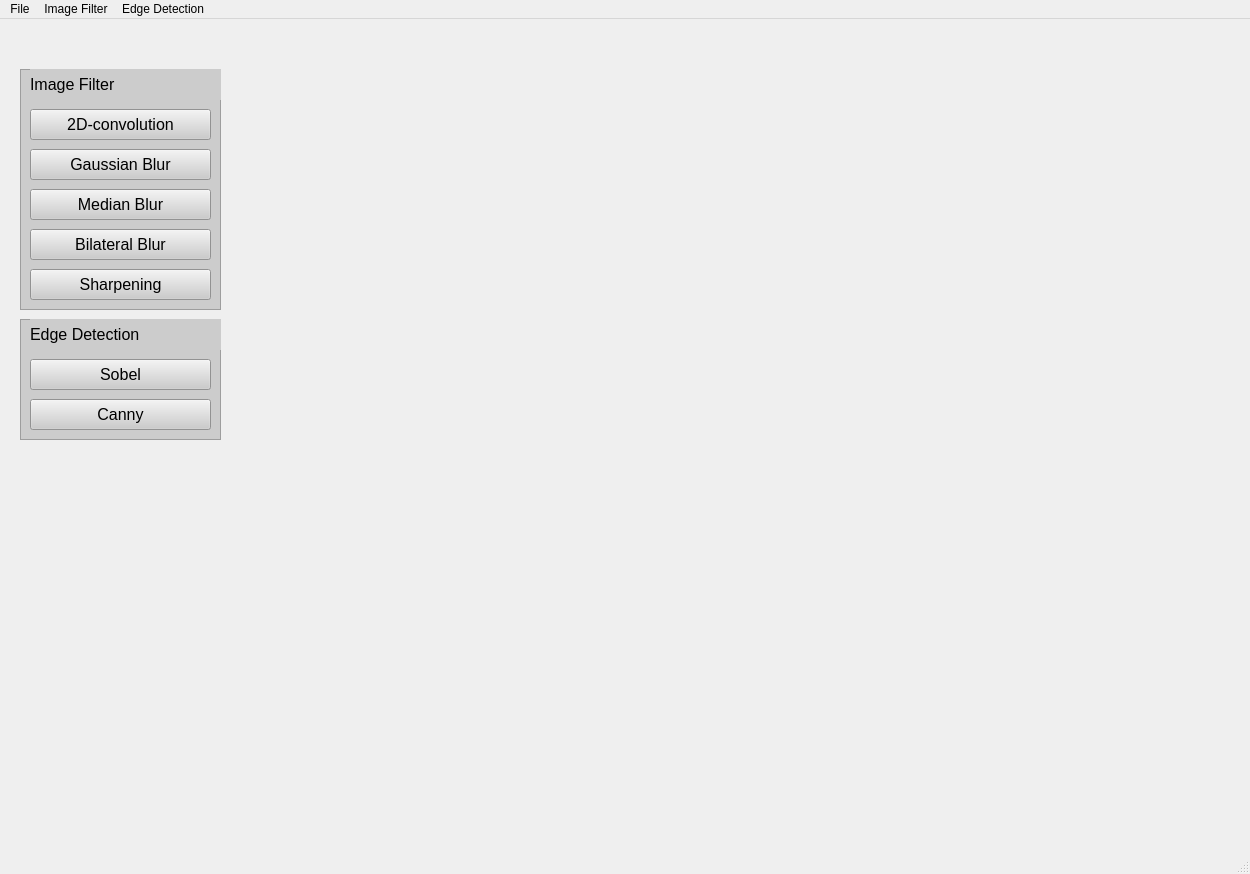
<?xml version="1.0" encoding="UTF-8"?>
<ui version="4.0">
 <class>MainWindow</class>
 <widget class="QMainWindow" name="MainWindow">
  <property name="geometry">
   <rect>
    <x>0</x>
    <y>0</y>
    <width>1250</width>
    <height>874</height>
   </rect>
  </property>
  <property name="acceptDrops">
   <bool>false</bool>
  </property>
  <property name="windowTitle">
   <string>MainWindow</string>
  </property>
  <widget class="QWidget" name="centralwidget">
   <widget class="QLabel" name="image">
    <property name="geometry">
     <rect>
      <x>240</x>
      <y>50</y>
      <width>900</width>
      <height>700</height>
     </rect>
    </property>
    <property name="autoFillBackground">
     <bool>false</bool>
    </property>
    <property name="styleSheet">
     <string notr="true"/>
    </property>
    <property name="text">
     <string/>
    </property>
    <property name="alignment">
     <set>Qt::AlignCenter</set>
    </property>
   </widget>
   <widget class="QFrame" name="frame">
    <property name="geometry">
     <rect>
      <x>20</x>
      <y>50</y>
      <width>201</width>
      <height>241</height>
     </rect>
    </property>
    <property name="styleSheet">
     <string notr="true">background-color: rgb(204, 204, 204);</string>
    </property>
    <property name="frameShape">
     <enum>QFrame::StyledPanel</enum>
    </property>
    <property name="frameShadow">
     <enum>QFrame::Raised</enum>
    </property>
    <widget class="QLabel" name="label">
     <property name="geometry">
      <rect>
       <x>10</x>
       <y>0</y>
       <width>191</width>
       <height>31</height>
      </rect>
     </property>
     <property name="font">
      <font>
       <pointsize>12</pointsize>
      </font>
     </property>
     <property name="text">
      <string>Image Filter</string>
     </property>
    </widget>
    <widget class="QPushButton" name="kernel_convolution_btn">
     <property name="geometry">
      <rect>
       <x>10</x>
       <y>40</y>
       <width>181</width>
       <height>31</height>
      </rect>
     </property>
     <property name="font">
      <font>
       <pointsize>12</pointsize>
      </font>
     </property>
     <property name="text">
      <string>2D-convolution</string>
     </property>
    </widget>
    <widget class="QPushButton" name="gaussian_btn">
     <property name="geometry">
      <rect>
       <x>10</x>
       <y>80</y>
       <width>181</width>
       <height>31</height>
      </rect>
     </property>
     <property name="font">
      <font>
       <pointsize>12</pointsize>
      </font>
     </property>
     <property name="text">
      <string>Gaussian Blur</string>
     </property>
    </widget>
    <widget class="QPushButton" name="median_btn">
     <property name="geometry">
      <rect>
       <x>10</x>
       <y>120</y>
       <width>181</width>
       <height>31</height>
      </rect>
     </property>
     <property name="font">
      <font>
       <pointsize>12</pointsize>
      </font>
     </property>
     <property name="text">
      <string>Median Blur</string>
     </property>
    </widget>
    <widget class="QPushButton" name="bilateral_btn">
     <property name="geometry">
      <rect>
       <x>10</x>
       <y>160</y>
       <width>181</width>
       <height>31</height>
      </rect>
     </property>
     <property name="font">
      <font>
       <pointsize>12</pointsize>
      </font>
     </property>
     <property name="text">
      <string>Bilateral Blur</string>
     </property>
    </widget>
    <widget class="QPushButton" name="sharpen_btn">
     <property name="geometry">
      <rect>
       <x>10</x>
       <y>200</y>
       <width>181</width>
       <height>31</height>
      </rect>
     </property>
     <property name="font">
      <font>
       <pointsize>12</pointsize>
      </font>
     </property>
     <property name="text">
      <string>Sharpening</string>
     </property>
    </widget>
   </widget>
   <widget class="QFrame" name="frame_2">
    <property name="geometry">
     <rect>
      <x>20</x>
      <y>300</y>
      <width>201</width>
      <height>121</height>
     </rect>
    </property>
    <property name="styleSheet">
     <string notr="true">background-color: rgb(204, 204, 204);</string>
    </property>
    <property name="frameShape">
     <enum>QFrame::StyledPanel</enum>
    </property>
    <property name="frameShadow">
     <enum>QFrame::Raised</enum>
    </property>
    <widget class="QLabel" name="label_3">
     <property name="geometry">
      <rect>
       <x>10</x>
       <y>0</y>
       <width>191</width>
       <height>31</height>
      </rect>
     </property>
     <property name="font">
      <font>
       <pointsize>12</pointsize>
      </font>
     </property>
     <property name="text">
      <string>Edge Detection</string>
     </property>
    </widget>
    <widget class="QPushButton" name="sobel">
     <property name="geometry">
      <rect>
       <x>10</x>
       <y>40</y>
       <width>181</width>
       <height>31</height>
      </rect>
     </property>
     <property name="font">
      <font>
       <pointsize>12</pointsize>
      </font>
     </property>
     <property name="text">
      <string>Sobel</string>
     </property>
    </widget>
    <widget class="QPushButton" name="canny">
     <property name="geometry">
      <rect>
       <x>10</x>
       <y>80</y>
       <width>181</width>
       <height>31</height>
      </rect>
     </property>
     <property name="font">
      <font>
       <pointsize>12</pointsize>
      </font>
     </property>
     <property name="text">
      <string>Canny</string>
     </property>
    </widget>
   </widget>
  </widget>
  <widget class="QMenuBar" name="menubar">
   <property name="geometry">
    <rect>
     <x>0</x>
     <y>0</y>
     <width>1250</width>
     <height>26</height>
    </rect>
   </property>
   <widget class="QMenu" name="menuFile">
    <property name="title">
     <string>File</string>
    </property>
    <addaction name="select_image_menu"/>
    <addaction name="save_image_menu"/>
    <addaction name="separator"/>
    <addaction name="actionExit"/>
   </widget>
   <widget class="QMenu" name="menublur">
    <property name="title">
     <string>Image Filter</string>
    </property>
    <addaction name="kernel_convolution_menu"/>
    <addaction name="gaussian_menu"/>
    <addaction name="median_menu"/>
    <addaction name="bilateral_menu"/>
    <addaction name="sharpen_menu"/>
   </widget>
   <widget class="QMenu" name="menuImage_Edge_Detection">
    <property name="title">
     <string>Edge Detection</string>
    </property>
    <addaction name="sobel_menu"/>
    <addaction name="canny_menu"/>
   </widget>
   <addaction name="menuFile"/>
   <addaction name="menublur"/>
   <addaction name="menuImage_Edge_Detection"/>
  </widget>
  <widget class="QStatusBar" name="statusbar"/>
  <action name="select_image_menu">
   <property name="text">
    <string>Select Image</string>
   </property>
  </action>
  <action name="actionSave_Result_As">
   <property name="text">
    <string>Save Result As....</string>
   </property>
  </action>
  <action name="actionreplace_original">
   <property name="text">
    <string>replace original</string>
   </property>
  </action>
  <action name="kernel_convolution_menu">
   <property name="text">
    <string>2D-convolution</string>
   </property>
  </action>
  <action name="gaussian_menu">
   <property name="text">
    <string>Gaussian Blur</string>
   </property>
  </action>
  <action name="median_menu">
   <property name="text">
    <string>Median Blur</string>
   </property>
  </action>
  <action name="bilateral_menu">
   <property name="text">
    <string>Bilatera Blur</string>
   </property>
  </action>
  <action name="sharpen_menu">
   <property name="text">
    <string>Sharpening</string>
   </property>
  </action>
  <action name="save_image_menu">
   <property name="text">
    <string>Save</string>
   </property>
  </action>
  <action name="sobel_menu">
   <property name="text">
    <string>Sobel Edge Detection</string>
   </property>
  </action>
  <action name="canny_menu">
   <property name="text">
    <string>Canny Edge Detection</string>
   </property>
  </action>
  <action name="actionExit">
   <property name="text">
    <string>Exit</string>
   </property>
  </action>
 </widget>
 <resources/>
 <connections/>
</ui>
